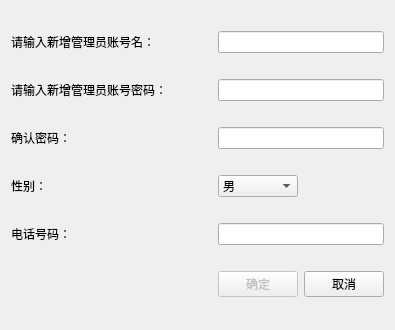
<?xml version="1.0" encoding="UTF-8"?>
<ui version="4.0">
 <class>AddManagerDialog</class>
 <widget class="QDialog" name="AddManagerDialog">
  <property name="geometry">
   <rect>
    <x>0</x>
    <y>0</y>
    <width>395</width>
    <height>330</height>
   </rect>
  </property>
  <property name="windowTitle">
   <string>Dialog</string>
  </property>
  <layout class="QGridLayout" name="gridLayout">
   <item row="0" column="0">
    <widget class="QLabel" name="label">
     <property name="text">
      <string>请输入新增管理员账号名：</string>
     </property>
    </widget>
   </item>
   <item row="0" column="2" colspan="2">
    <widget class="QLineEdit" name="nameLineEdit"/>
   </item>
   <item row="1" column="0" colspan="2">
    <widget class="QLabel" name="label_2">
     <property name="text">
      <string>请输入新增管理员账号密码：</string>
     </property>
    </widget>
   </item>
   <item row="1" column="2" colspan="2">
    <widget class="QLineEdit" name="passwordLineEdit"/>
   </item>
   <item row="2" column="0">
    <widget class="QLabel" name="label_3">
     <property name="text">
      <string>确认密码：</string>
     </property>
    </widget>
   </item>
   <item row="2" column="2" colspan="2">
    <widget class="QLineEdit" name="confirmPasswordLineEdit"/>
   </item>
   <item row="3" column="0">
    <widget class="QLabel" name="label_4">
     <property name="text">
      <string>性别：</string>
     </property>
    </widget>
   </item>
   <item row="3" column="2">
    <widget class="QComboBox" name="sexComboBox">
     <item>
      <property name="text">
       <string>男</string>
      </property>
     </item>
     <item>
      <property name="text">
       <string>女</string>
      </property>
     </item>
     <item>
      <property name="text">
       <string>其他</string>
      </property>
     </item>
    </widget>
   </item>
   <item row="4" column="0">
    <widget class="QLabel" name="label_5">
     <property name="text">
      <string>电话号码：</string>
     </property>
    </widget>
   </item>
   <item row="4" column="2" colspan="2">
    <widget class="QLineEdit" name="telLineEdit"/>
   </item>
   <item row="5" column="2">
    <widget class="QPushButton" name="okButton">
     <property name="enabled">
      <bool>false</bool>
     </property>
     <property name="text">
      <string>确定</string>
     </property>
    </widget>
   </item>
   <item row="5" column="3">
    <widget class="QPushButton" name="cancelButton">
     <property name="text">
      <string>取消</string>
     </property>
    </widget>
   </item>
   <item row="5" column="0">
    <widget class="QLabel" name="messageLabel">
     <property name="text">
      <string/>
     </property>
    </widget>
   </item>
  </layout>
 </widget>
 <resources/>
 <connections>
  <connection>
   <sender>okButton</sender>
   <signal>clicked()</signal>
   <receiver>AddManagerDialog</receiver>
   <slot>accept()</slot>
   <hints>
    <hint type="sourcelabel">
     <x>245</x>
     <y>98</y>
    </hint>
    <hint type="destinationlabel">
     <x>186</x>
     <y>59</y>
    </hint>
   </hints>
  </connection>
  <connection>
   <sender>cancelButton</sender>
   <signal>clicked()</signal>
   <receiver>AddManagerDialog</receiver>
   <slot>reject()</slot>
   <hints>
    <hint type="sourcelabel">
     <x>326</x>
     <y>98</y>
    </hint>
    <hint type="destinationlabel">
     <x>186</x>
     <y>59</y>
    </hint>
   </hints>
  </connection>
 </connections>
</ui>
